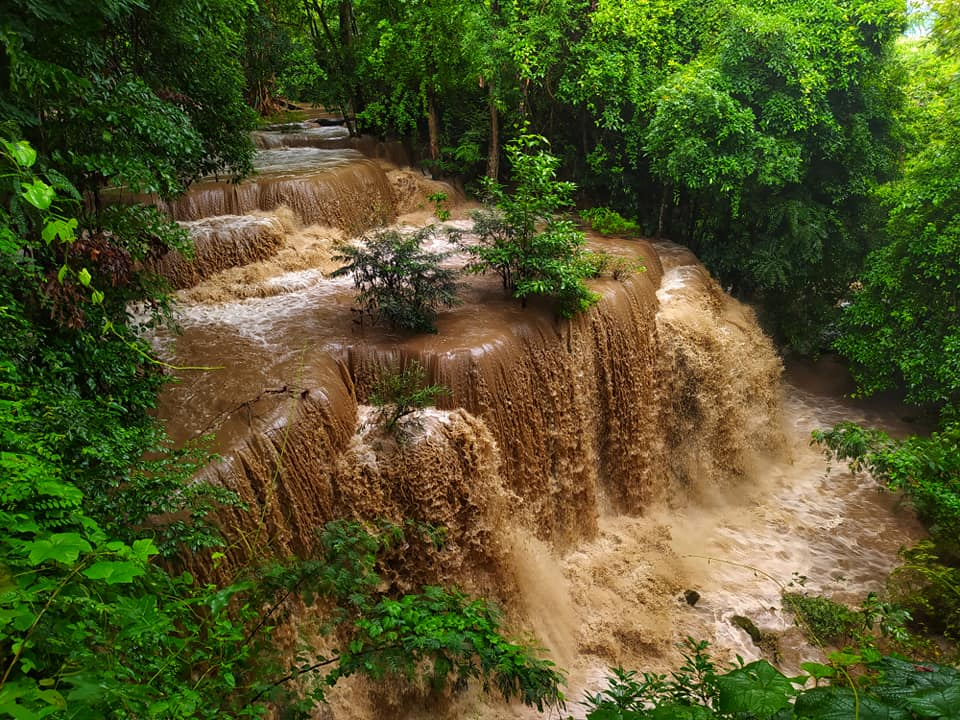
#> input picture detectcolorriver/img/pic_1.jpg, 960 x 720 px, given in place of 0, which was not available
$ python mix_code_read_video.py
#> lines starting #> are read from the running program, lines starting #| are printed output that depends on the picture; after the words box and inside, x2 and y2 are one past the last pixel; in counts of white or black regions, pixels touching at a corner belong together; pictures that were not available may be replaced by others from this repository, and a replacement may not be noted
import cv2
import numpy as np

def detect_water_height(frame):
    hsv = cv2.cvtColor(frame, cv2.COLOR_BGR2HSV)
    height, width, _ = frame.shape

    levels = {
        "High Water Level": int(height * 0.6),
        "Medium Water Level": int(height * 0.7),
        "Low Water Level": int(height * 0.8)
    }

    lower_brown = np.array([5, 50, 50])
    upper_brown = np.array([30, 255, 255])

    current_level = "Below Low Water Level"
    for label, y in sorted(levels.items(), key=lambda x: x[1], reverse=True):
        line = hsv[y:y+1, :, :]
        mask = cv2.inRange(line, lower_brown, upper_brown)
        water_pixels = np.sum(mask > 0)
        if water_pixels > width * 0.5:
            current_level = label
            break

    return levels, current_level

def get_water_level_from_color(color_bgr):
    color_ranges = [
        {"level": "Level 1: Light Yellow", "min": np.array([220, 220, 170]), "max": np.array([255, 255, 210])},
        {"level": "Level 2: Dark Yellow", "min": np.array([180, 180, 90]), "max": np.array([230, 230, 150])},
        {"level": "Level 3: Yellowish Brown", "min": np.array([130, 100, 50]), "max": np.array([180, 150, 100])},
        {"level": "Level 4: Dark Brown", "min": np.array([80, 50, 20]), "max": np.array([130, 100, 60])},
        {"level": "Level 5: Almost Black Brown", "min": np.array([30, 20, 0]), "max": np.array([80, 50, 30])}
    ]
    for color_range in color_ranges:
        if np.all(color_bgr >= color_range["min"]) and np.all(color_bgr <= color_range["max"]):
            return color_range["level"]
    return "Unknown Level"

def analyze_3x3_color_grid(frame):
    h, w = frame.shape[:2]
    box_size = 10
    grid_size = 3
    spacing = 2 * box_size + 5
    start_x = w // 2 - spacing
    start_y = h // 2 - spacing

    results = []
    for row in range(grid_size):
        for col in range(grid_size):
            cx = start_x + col * spacing
            cy = start_y + row * spacing
            x1, y1 = max(0, cx - box_size), max(0, cy - box_size)
            x2, y2 = min(w, cx + box_size), min(h, cy + box_size)

            roi = frame[y1:y2, x1:x2]
            avg_color = np.mean(roi, axis=(0, 1)).astype(np.uint8)
            level = get_water_level_from_color(avg_color)
            results.append(((x1, y1, x2, y2), f"({row},{col}): {level}"))
    return results

# === เปิดกล้อง ===
cap = cv2.VideoCapture("rtsp://192.168.137.61/stream/0")  # หากมีหลายกล้อง ลองเปลี่ยนเลขเป็น 1, 2

if not cap.isOpened():
    print("ไม่สามารถเปิดกล้องได้")
    exit()

while True:
    ret, frame = cap.read()
#> frame is the input picture: shape (720, 960, 3); mean B, G, R 41.1, 84.8, 82.6
    if not ret:
        print("ไม่สามารถอ่านภาพจากกล้อง")
        break

    frame_real = cv2.resize(frame, (1920, 1080))
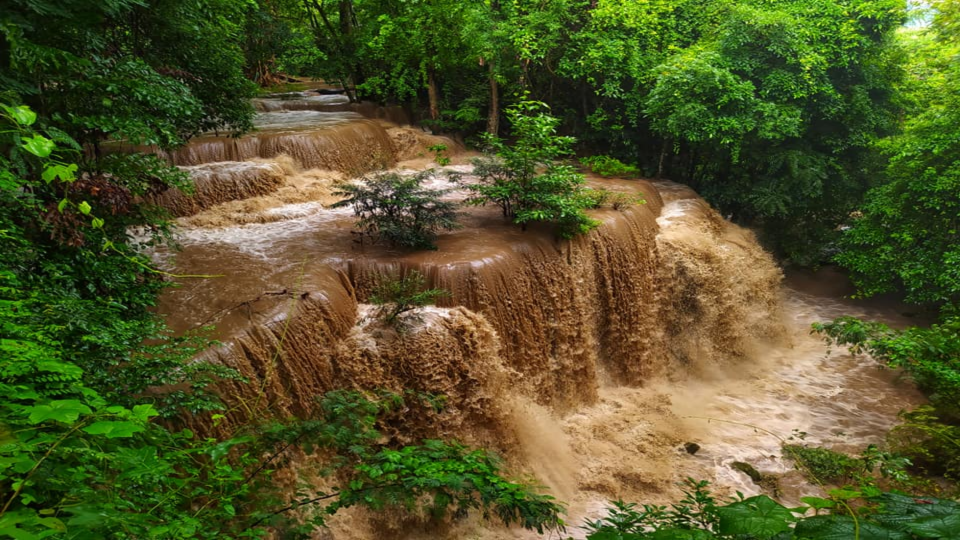
#> frame_real: shape (1080, 1920, 3) (shown at 1/2 size); mean B, G, R 41, 84.8, 82.5
    frame = cv2.flip(frame_real, 1)
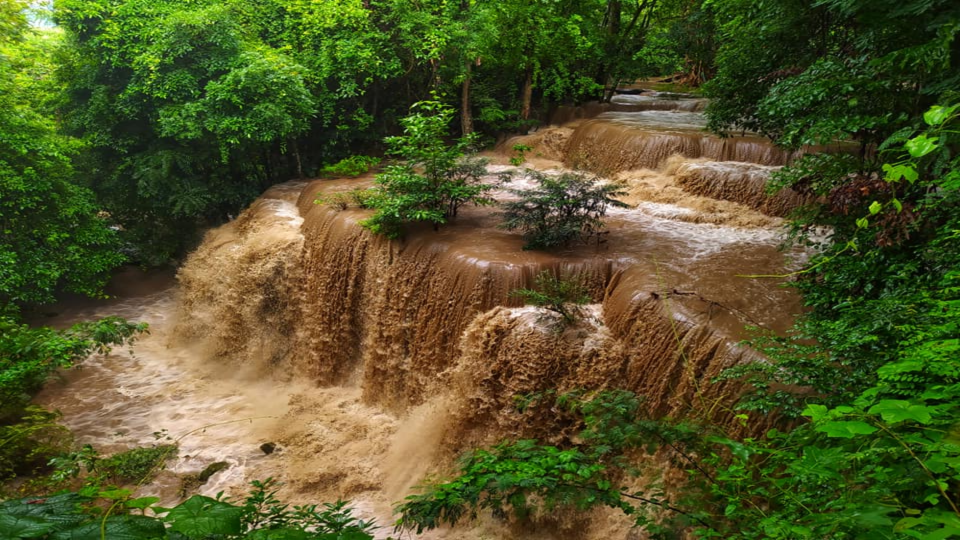
#> frame: shape (1080, 1920, 3) (shown at 1/2 size); mean B, G, R 41, 84.8, 82.5
    levels, current_level = detect_water_height(frame)
#> in detect_water_height, `hsv = cv2.cvtColor(frame, cv2.COLOR_BGR2HSV)`: hsv: shape (1080, 1920, 3); mean H, S, V 32.9, 161.7, 97.7
#> the loop in detect_water_height, `for label, y in sorted(levels.items(), key=lambda x: x[1], reverse=Tru..` made 1 pass
#> water_pixels on pass 1: 1120
#> levels = {'High Water Level': 648, 'Medium Water Level': 756, 'Low Water Level': 864}; current_level = 'Low Water Level'
    grid_results = analyze_3x3_color_grid(frame)
#> after the loop in analyze_3x3_color_grid, `for row in range(grid_size):`:
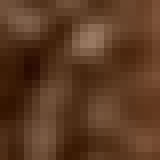
#> roi: shape (20, 20, 3) (shown 8 times larger); mean B, G, R 35.2, 58.2, 91.9
#> after the loop in analyze_3x3_color_grid, `for row in range(grid_size):`: results = 9 items
#> grid_results = 9 items
    output = frame.copy()
    height, width = output.shape[:2]
#> height = 1080; width = 1920

    # วาดเส้นระดับน้ำ
    for label, y in levels.items():
        color = (0, 0, 255) if "High" in label else (0, 165, 255) if "Medium" in label else (0, 255, 0)
        cv2.line(output, (0, y), (width, y), color, 2)
        cv2.putText(output, label, (10, y - 10), cv2.FONT_HERSHEY_SIMPLEX, 0.6, color, 2)
#> this loop made 3 passes
#> (label, y, color) on passes 1 to 3: ('High Water Level', 648, (0, 0, 255)), ('Medium Water Level', 756, (0, 165, 255)), ('Low Water Level', 864, (0, 255, 0))
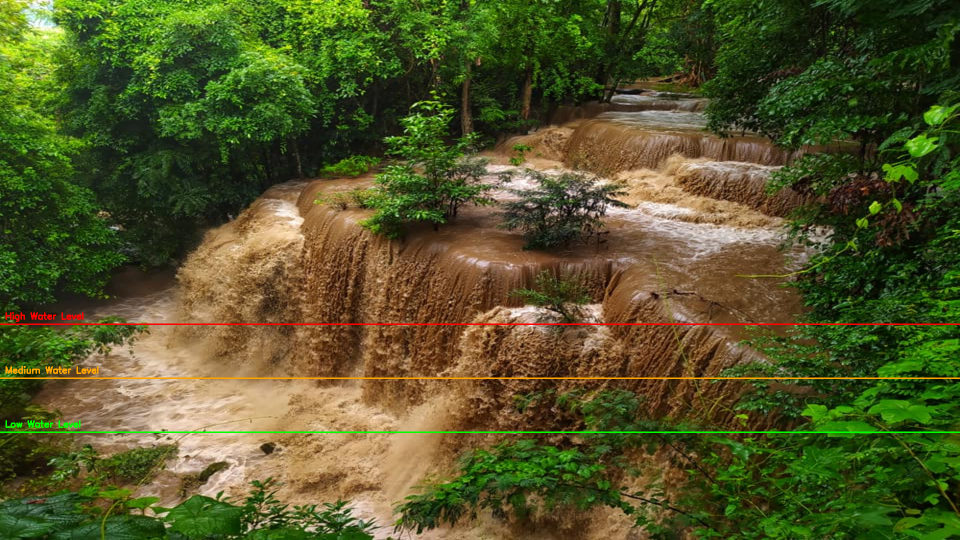
#> output: shape (1080, 1920, 3) (shown at 1/2 size); 1% of pixels changed, all inside (x1, y1, x2, y2) = (0, 624, 1920, 866)

    # แสดงผลระดับน้ำปัจจุบัน
    cv2.putText(output, f"Current Water Level: {current_level}", (10, 30),
                cv2.FONT_HERSHEY_SIMPLEX, 0.8, (0, 0, 255), 2)
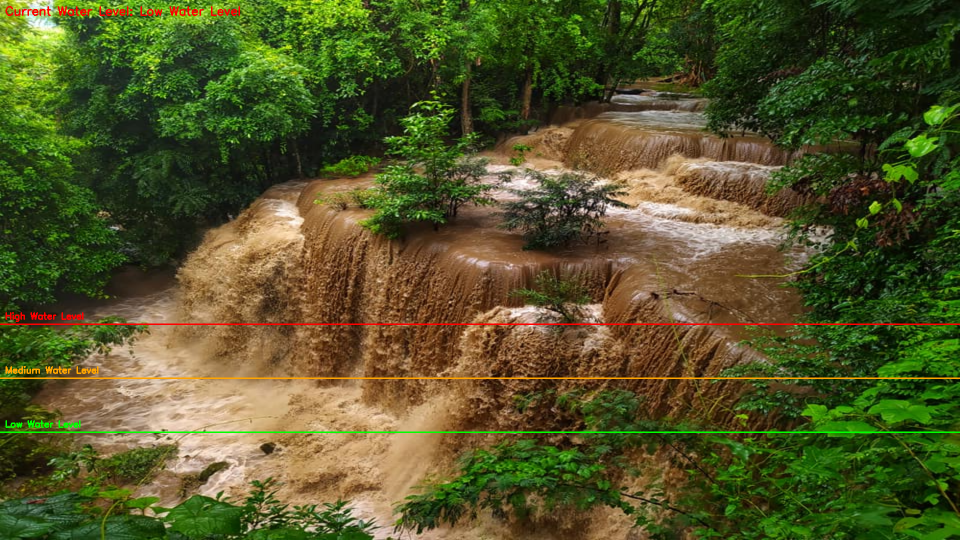
#> output: shape (1080, 1920, 3) (shown at 1/2 size); 0.14% of pixels changed, all inside (x1, y1, x2, y2) = (11, 12, 480, 32)

    # วาดกรอบ 3x3 และผลลัพธ์สี
    text_y = 60
    for (x1, y1, x2, y2), text in grid_results:
        cv2.rectangle(output, (x1, y1), (x2, y2), (255, 255, 0), 1)
        cv2.putText(output, text, (10, text_y), cv2.FONT_HERSHEY_SIMPLEX, 0.5, (255, 255, 0), 1)
        text_y += 20
#> this loop made 9 passes
#> (x1, y1, x2, y2, text, text_y) on passes 1 to 9: (925, 505, 945, 525, '(0,0): Unknown Level', 80), (950, 505, 970, 525, '(0,1): Unknown Level', 100), (975, 505, 995, 525, '(0,2): Unknown Level', 120), (925, 530, 945, 550, '(1,0): Unknown Level', 140), (950, 530, 970, 550, '(1,1): Unknown Level', 160), (975, 530, 995, 550, '(1,2): Unknown Level', 180), (925, 555, 945, 575, '(2,0): Unknown Level', 200), (950, 555, 970, 575, '(2,1): Unknown Level', 220), (975, 555, 995, 575, '(2,2): Unknown Level', 240)
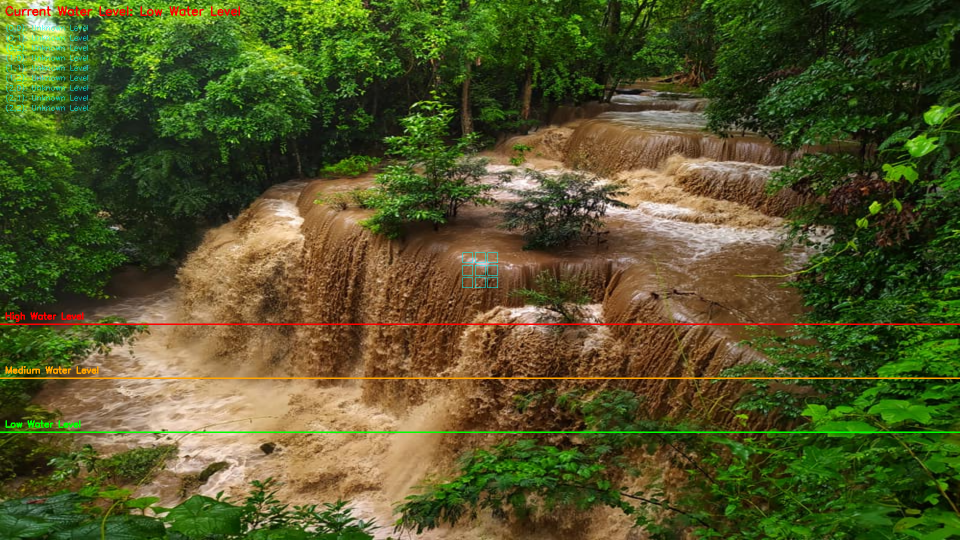
#> output: shape (1080, 1920, 3) (shown at 1/2 size); 0.18% of pixels changed, all inside (x1, y1, x2, y2) = (12, 48, 996, 576)
#> after the loop, text_y = 240

    # แสดงภาพ
    cv2.imshow("Real-Time Water Level Detection", output)

    key = cv2.waitKey(1)
#> (key q is pressed here)
    if key == ord('q'):
        break
    elif key == ord('s'):
        # กด s เพื่อบันทึกภาพ
        cv2.imwrite("water_level_live_capture.jpg", output)
        print("📸 บันทึกภาพไว้ที่ water_level_live_capture.jpg")

cap.release()
cv2.destroyAllWindows()

$ run again, on detectcolorriver/img/pic_2.jpg
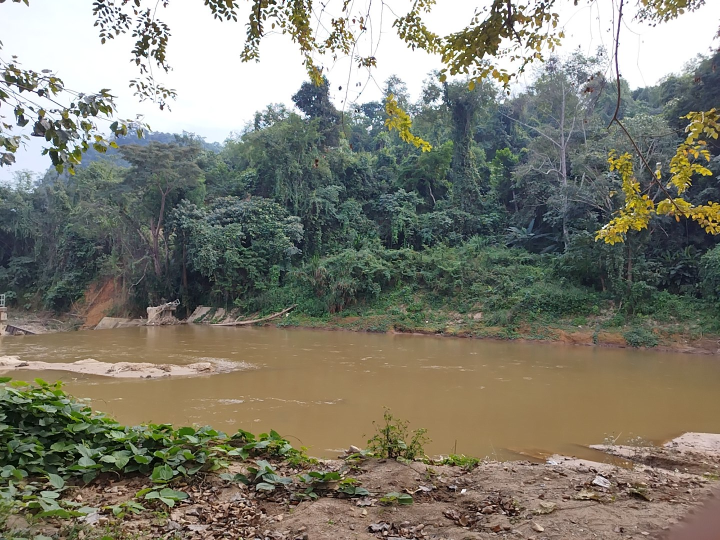
#> input picture detectcolorriver/img/pic_2.jpg, 1440 x 1080 px, given in place of 0, which was not available (shown at 1/2 size)
#> frame is the input picture: shape (1080, 1440, 3); mean B, G, R 112.8, 126, 127.7
#> frame: shape (1080, 1920, 3)
#> hsv: shape (1080, 1920, 3); mean H, S, V 51.6, 65.2, 135.9
#> the loop in detect_water_height, `for label, y in sorted(levels.items(), key=lambda x: x[1], reverse=Tru..` made 1 pass
#> water_pixels on pass 1: 1275
#> `levels, current_level = detect_water_height(frame)`: levels = {'High Water Level': 648, 'Medium Water Level': 756, 'Low Water Level': 864}; current_level = 'Low Water Level'
#> after the loop in analyze_3x3_color_grid, `for row in range(grid_size):`:
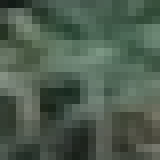
#> roi: shape (20, 20, 3) (shown 8 times larger); mean B, G, R 78.9, 92.8, 77.2
#> after the loop in analyze_3x3_color_grid, `for row in range(grid_size):`: results = 9 items
#> the loop `for label, y in levels.items():` made 3 passes
#> (label, y, color) on passes 1 to 3: ('High Water Level', 648, (0, 0, 255)), ('Medium Water Level', 756, (0, 165, 255)), ('Low Water Level', 864, (0, 255, 0))
#> the loop `for (x1, y1, x2, y2), text in grid_results:` made 9 passes
#> (x1, y1, x2, y2, text, text_y) on passes 1 to 8: (925, 505, 945, 525, '(0,0): Unknown Level', 80), (950, 505, 970, 525, '(0,1): Unknown Level', 100), (975, 505, 995, 525, '(0,2): Unknown Level', 120), (925, 530, 945, 550, '(1,0): Unknown Level', 140), (950, 530, 970, 550, '(1,1): Unknown Level', 160), (975, 530, 995, 550, '(1,2): Unknown Level', 180), (925, 555, 945, 575, '(2,0): Unknown Level', 200), (950, 555, 970, 575, '(2,1): Unknown Level', 220)
#> after the loop `for (x1, y1, x2, y2), text in grid_results:`:
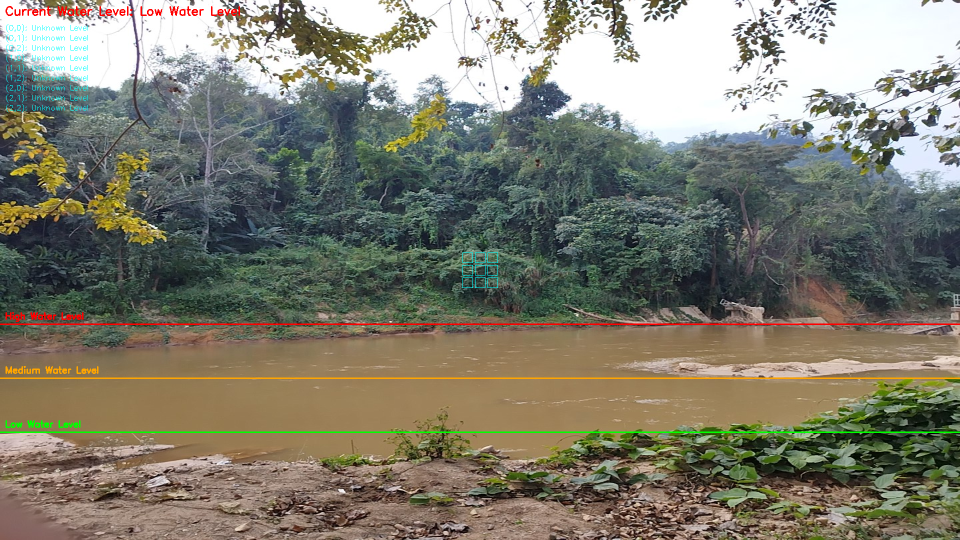
#> output: shape (1080, 1920, 3) (shown at 1/2 size); mean B, G, R 111.9, 126.1, 128
#> after the loop `for (x1, y1, x2, y2), text in grid_results:`: text_y = 240
